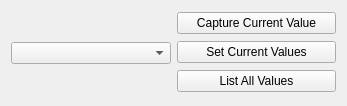
<?xml version="1.0" encoding="UTF-8"?>
<ui version="4.0">
 <class>Widget</class>
 <widget class="QWidget" name="Widget">
  <property name="geometry">
   <rect>
    <x>0</x>
    <y>0</y>
    <width>347</width>
    <height>106</height>
   </rect>
  </property>
  <property name="windowTitle">
   <string>Widget</string>
  </property>
  <layout class="QHBoxLayout" name="horizontalLayout_2">
   <item>
    <layout class="QHBoxLayout" name="horizontalLayout">
     <item>
      <widget class="QComboBox" name="comboBox"/>
     </item>
     <item>
      <layout class="QVBoxLayout" name="verticalLayout">
       <item>
        <widget class="QPushButton" name="captureButton">
         <property name="text">
          <string>Capture Current Value</string>
         </property>
        </widget>
       </item>
       <item>
        <widget class="QPushButton" name="setButton">
         <property name="text">
          <string>Set Current Values</string>
         </property>
        </widget>
       </item>
       <item>
        <widget class="QPushButton" name="listButton">
         <property name="text">
          <string>List All Values</string>
         </property>
        </widget>
       </item>
      </layout>
     </item>
    </layout>
   </item>
  </layout>
 </widget>
 <resources/>
 <connections/>
</ui>
